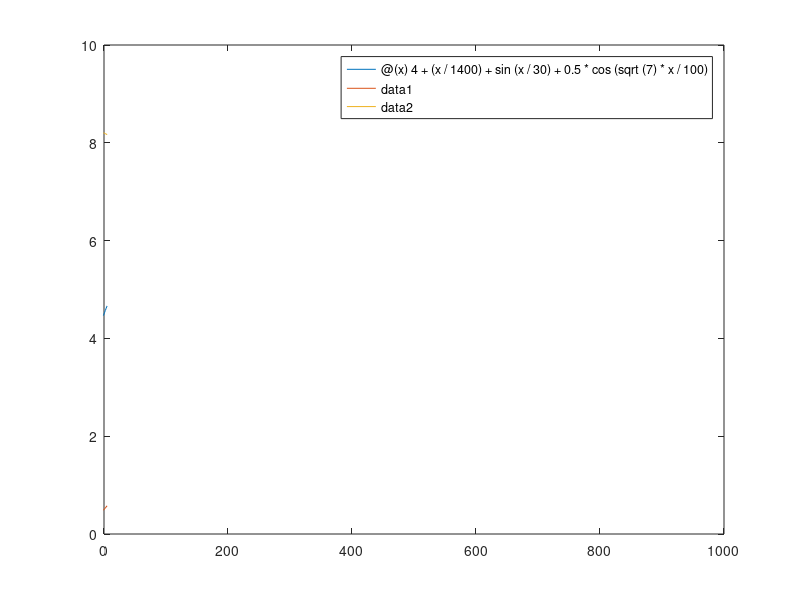

The MATLAB script that drew this image:
function  PlotAngleSlopes()


% fplot(@(x) 4 + sin(x/100) + cos(sqrt(2)*x/50 - 0.2*sin(x/40)) )
% 
% 
% hold on 
% fplot(@(x) 3 + 2*sin(x/50) + cos(sqrt(2)*x/100) + 1.2*sin(x/150))
% %  
% % %  
%  hold on 
%  fplot(@(x)5 - sin(x/40) + cos(sqrt(3)*x/200) + cos(sqrt(3)*x/80))
% % % 
% % % 
%  hold on 
%  fplot(@(x)5 - sin(x/400) + cos(sqrt(3)*x/200))
% % % 
%  hold on 
%  fplot(@(x) 3-sin(x/30) - cos(sqrt(6)*x/100) +  cos(sqrt(2)*x/50))
% % % 
% hold on 
% fplot(@(x)7 - 0.33*sin(x/64) - 1.2*cos(sqrt(9)*x/70) + 0.3*sin(x/10))
% % 
%  hold on 
%  fplot(@(x)3 + sin(x/70) - cos(sqrt(6)*x/70) + 0.5*sin(x/15))
% % % 
%  hold on 
%  fplot(@(x) 4 + 0.8*sin(x/300) + 1.6*cos(sqrt(2)*x/75) + sin(x/60) )
% % % 
%  hold on 
%  fplot(@(x) 6.4 - 2*sin(x/150) +  1.3*cos(sqrt(3)*x/40) )
% 
% hold on 
% fplot(@(x) 8 - 0.45*sin(x/80) + cos(sqrt(9)*x/75) )
% hold on 
% fplot(@(x) 5 + 3*sin(x/50) + 1/2*cos(sqrt(5)*x/50))


% 
% 
%VALIDATION!
% fplot(@(x)7.5 - sin(x/100) + cos(sqrt(3)*x/60))
% 
% hold on
% fplot(@(x)5 + sin(x/50) + cos(sqrt(5)*x/50))
% 
% hold on
% fplot(@(x)3 - sin(x/100)*0.333 + cos(sqrt(3)*x/50) + sin(x/100))
% 
% hold on
% fplot(@(x)4 + 1/3*sin(x/203) - 3*cos(sqrt(1)*x/200))
% 
% hold on
% fplot(@(x)6 + 2.5*sin(x/40) + 1/5*cos(sqrt(1)*x/50))
% 



% TRAINING
% fplot(@(x) 4 + sin(x/100) + cos(sqrt(2)*x/50));
% hold on
% 
% fplot(@(x)3 + 2*sin(x/50) + cos(sqrt(2)*x/100) + 1.2*sin(x/150));
% hold on
% 
% fplot(@(x)5 - sin(x/40) + cos(sqrt(3)*x/200) + cos(sqrt(3)*x/80));
% hold on
% 
% fplot(@(x)5 - sin(x/400) + cos(sqrt(3)*x/200));
% hold on
% 
% fplot(@(x)3-sin(x/30) - cos(sqrt(6)*x/100) +  cos(sqrt(2)*x/50));
% hold on
% 
% fplot(@(x)7 - 0.33*sin(x/64) - 1.2*cos(sqrt(9)*x/70) + 0.3*sin(x/10));
% hold on
% 
% fplot(@(x)3 + sin(x/70) - cos(sqrt(6)*x/70) + 0.5*sin(x/15));
% hold on
% 
% fplot(@(x)4 + 0.8*sin(x/300) + 1.6*cos(sqrt(2)*x/75) + sin(x/60));
% hold on
% 
% fplot(@(x)6.4 - 2*sin(x/150) +  1.3*cos(sqrt(3)*x/40));
% hold on
% 
% fplot(@(x) 4+ 0.33*sin(x/69) + cos(sqrt(2)*x/100)); 

%TESTING
fplot(@(x) 4 + (x/1400) + sin(x/30) + 0.5*cos(sqrt(7)*x/100));

hold on
fplot(@(x) 1.5 + (x/210) + sin(x/100) - cos(sqrt(3)*x/100));

hold on
fplot(@(x) 6 - 0.67*sin(x/160) +  2.2*cos(sqrt(3)*x/80));



xlim([0 1000]);
ylim([0 10]);
hold off
end